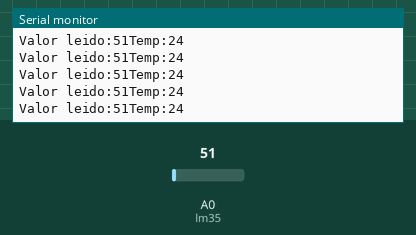
Simulated run of this sketch. Board: Arduino Uno, built with avr-gcc and run on an emulated ATmega328P. On the bench: the last lines printed to the serial monitor. The test bench sets the inputs (shaded band); at power-on: A0 (lm35) = 51.

Above: at 1.2 s.
1.3 s: A0 (lm35) set to 61
At 1.31 s:
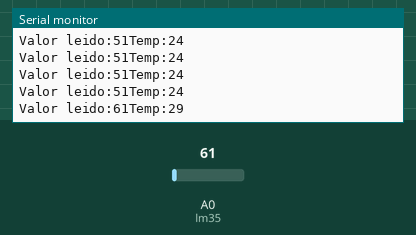
2.8 s: A0 (lm35) set to 71
At 2.82 s:
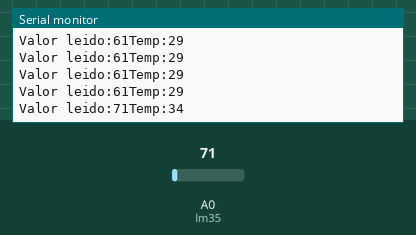
Timing chart, 0 to 5.8 s (numbered marks = the images above; inputs shaded):
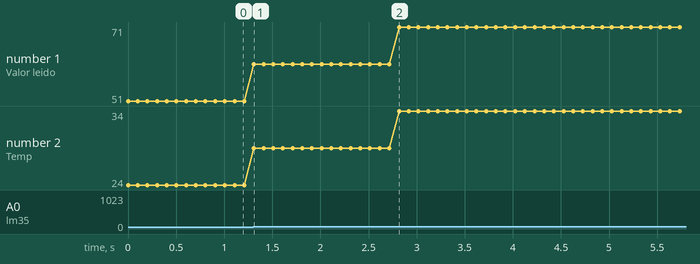

Measured:
- after the input at 1.3 s, the serial monitor: prints a new line at once (image 1)
- after the input at 2.8 s, the serial monitor: prints a new line at once (image 2)
- plotted number 1: 51 → 61 after the input at 1.3 s, 61 → 71 after the input at 2.8 s
- plotted number 2: 24 → 29 after the input at 1.3 s, 29 → 34 after the input at 2.8 s

The sketch:

P16_LM35.ino
```cpp
int lm35 =A0;

// ADC = conversor analogo digital
//convierte una senal analogica a una senal digital
// voltaje de referencia :5v
//bits de resolucion :10 .... 2'10 = 1024 valores posibles
// 0v = 0
// 5v = 1023

// 5/1023 = .0048volts = 4.8mv

void setup() {
  // put your setup code here, to run once:

  Serial.begin(9600);

}
int valor;
void loop() {
  // put your main code here, to run repeatedly:

  valor = analogRead(lm35);
  Serial.print("Valor leido:"+ String(valor));

  valor =(5.0 *valor *100.01)/ 1023.0;

  Serial.println("Temp:"+ String(valor));

  delay(100);


}
```
